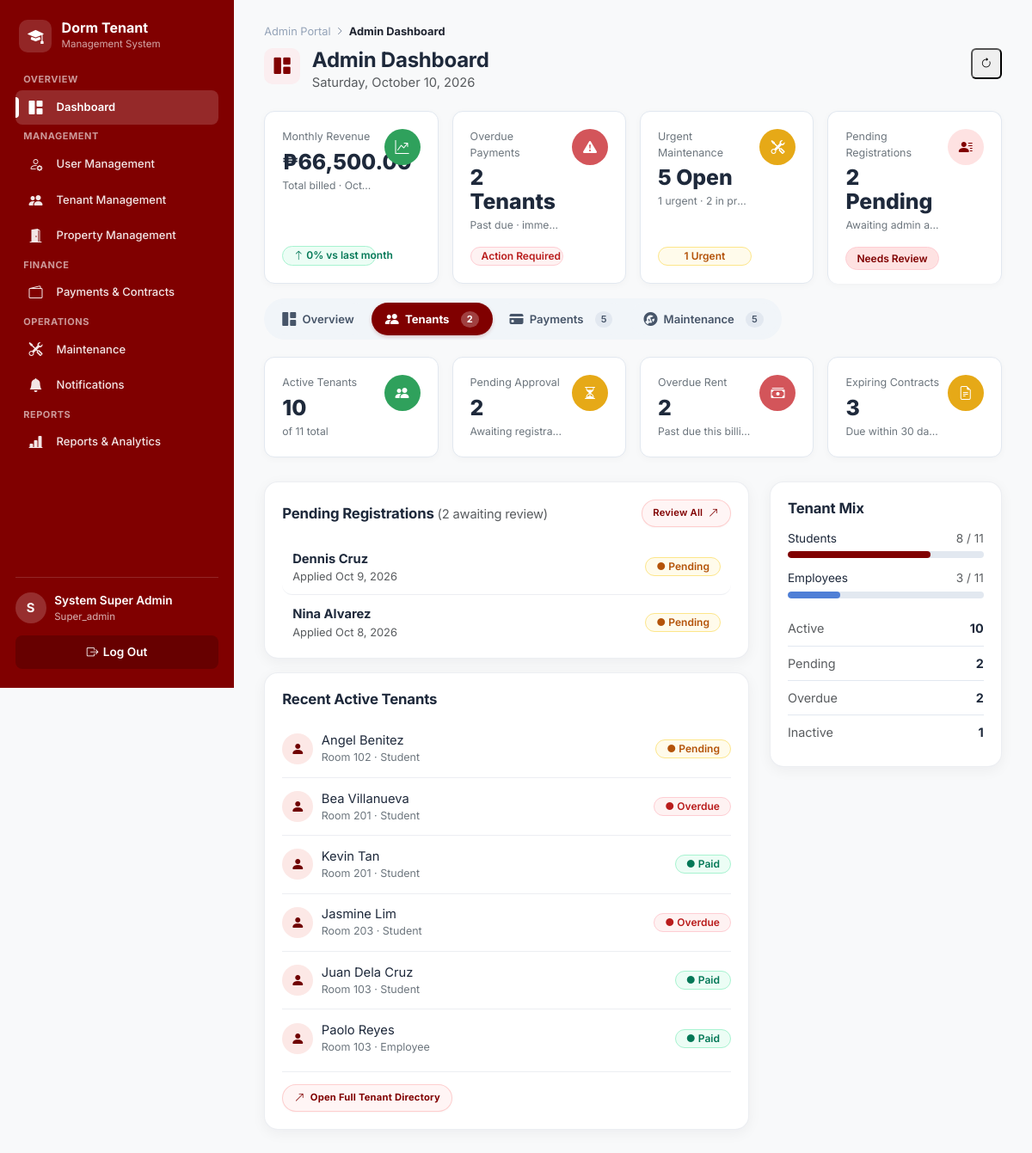
The app's page /admin/dashboard.php?tab=tenants (signed in) with its own data.
### tables this page shows
CREATE TABLE tenants (
  tenant_id         INT UNSIGNED AUTO_INCREMENT PRIMARY KEY,
  user_id           INT UNSIGNED NOT NULL,
  room_id           INT UNSIGNED DEFAULT NULL,
  checkin_date      DATE DEFAULT NULL,
  checkout_date     DATE DEFAULT NULL,
  status            ENUM('Pending','Active','Evicted','Checked Out')
                    NOT NULL DEFAULT 'Pending',
  tenant_type       ENUM('Student','Employee') NOT NULL DEFAULT 'Student',
  key_returned      BOOLEAN NOT NULL DEFAULT FALSE,
  approval_status   ENUM('Pending','Approved','Rejected')
                    NOT NULL DEFAULT 'Pending',
  contact_number    VARCHAR(20) DEFAULT NULL,
  emergency_contact_name VARCHAR(100) DEFAULT NULL,
  emergency_contact_phone VARCHAR(20) DEFAULT NULL,
  rejection_reason  TEXT DEFAULT NULL,
  emergency_contact VARCHAR(100),
  emergency_phone   VARCHAR(20),
  date_registered   TIMESTAMP NOT NULL DEFAULT CURRENT_TIMESTAMP,
  CONSTRAINT fk_tenant_user FOREIGN KEY (user_id) REFERENCES users(user_id) ON DELETE CASCADE,
  CONSTRAINT fk_tenant_room FOREIGN KEY (room_id) REFERENCES dorm_rooms(room_id) ON DELETE SET NULL,
  UNIQUE KEY uq_tenant_user (user_id),
  INDEX idx_tenant_status (status),
  INDEX idx_tenant_approval (approval_status),
  INDEX idx_tenant_room (room_id)
);

CREATE TABLE users (
  user_id       INT UNSIGNED AUTO_INCREMENT PRIMARY KEY,
  first_name    VARCHAR(50)  NOT NULL,
  last_name     VARCHAR(50)  NOT NULL,
  email         VARCHAR(255) NOT NULL,
  password_hash VARCHAR(255) NOT NULL,
  reset_otp_code VARCHAR(255) DEFAULT NULL,
  reset_otp_attempts TINYINT UNSIGNED NOT NULL DEFAULT 0,
  reset_otp_expires_at DATETIME DEFAULT NULL,
  reset_otp_created_at DATETIME DEFAULT NULL,
  password_changed_at DATETIME DEFAULT NULL,
  age           TINYINT UNSIGNED DEFAULT NULL,
  phone         VARCHAR(20)  DEFAULT NULL,
  role          ENUM('super_admin','admin','tenant') NOT NULL DEFAULT 'tenant',
  is_active     BOOLEAN NOT NULL DEFAULT TRUE,
  last_login    DATETIME DEFAULT NULL,
  date_created  TIMESTAMP NOT NULL DEFAULT CURRENT_TIMESTAMP,
  UNIQUE KEY uq_users_email (email),
  INDEX idx_users_role (role)
);

CREATE TABLE dorm_rooms (
  room_id      INT UNSIGNED AUTO_INCREMENT PRIMARY KEY,
  room_number  VARCHAR(10)  NOT NULL,
  room_type    VARCHAR(50)  NOT NULL,         
  capacity     TINYINT UNSIGNED NOT NULL DEFAULT 1,
  monthly_rate DECIMAL(10,2) NOT NULL,
  floor_number TINYINT NOT NULL DEFAULT 1,
  status       ENUM('Available','Occupied','Under Maintenance','Reserved')
               NOT NULL DEFAULT 'Available',
  description  TEXT,
  date_added   TIMESTAMP NOT NULL DEFAULT CURRENT_TIMESTAMP,
  UNIQUE KEY uq_room_number (room_number),
  INDEX idx_room_status (status),
  INDEX idx_room_type (room_type)
);

### includes/functions.php (called while the page is built, shortened)
<?php
function clean(?string $value): string
{
    return htmlspecialchars(trim($value ?? ''), ENT_QUOTES, 'UTF-8');
}
function str_input(array $source, string $key, string $default = '', bool $trimIt = true): string
{
    $value = $source[$key] ?? $default;
    return $trimIt ? trim($value) : $value;
}
function peso($amount): string
{
    return '₱' . number_format((float) $amount, 2);
}
function status_badge_class(string $status): string
{
    $map = [
        'Active'      => 'info',
        'Paid'        => 'success',
        'Approved'    => 'success',
        'Completed'   => 'success',
        'Available'   => 'success',
        'Pending'     => 'warning',
        'Ongoing'     => 'info',
        'Reserved'    => 'info',
        'Expiring Soon' => 'warning',
        'Overdue'     => 'danger',
        'Failed'      => 'danger',
        'Evicted'     => 'danger',
        'Rejected'    => 'danger',
        'Expired'     => 'danger',
        'Terminated'  => 'danger',
        'Occupied'    => 'secondary',
        'Checked Out' => 'secondary',
        'Under Maintenance' => 'secondary',
    ];
    return $map[$status] ?? 'secondary';
}

### admin/dashboard.php (the view, shortened to what this page needs)
<?php
$db = get_db();
$billedThisMonth = (float) $db->query("
    SELECT COALESCE(SUM(payment_amount),0) t FROM payments
    WHERE MONTH(due_date) = MONTH(CURDATE()) AND YEAR(due_date) = YEAR(CURDATE())
")->fetch()['t'];
$billedLastMonth = (float) $db->query("
    SELECT COALESCE(SUM(payment_amount),0) t FROM payments
    WHERE MONTH(due_date) = MONTH(DATE_SUB(CURDATE(), INTERVAL 1 MONTH))
      AND YEAR(due_date) = YEAR(DATE_SUB(CURDATE(), INTERVAL 1 MONTH))
")->fetch()['t'];
$billedGrowth = $billedLastMonth > 0 ? round((($billedThisMonth - $billedLastMonth) / $billedLastMonth) * 100, 1) : null;
$overdueTenantCount = (int) $db->query("SELECT COUNT(DISTINCT tenant_id) c FROM payments WHERE payment_status = 'Overdue'")->fetch()['c'];
$maintByStatus = [];
foreach ($db->query("SELECT status, COUNT(*) c, SUM(priority_level='Urgent') urgent FROM maintenance_requests GROUP BY status") as $row) {
    $maintByStatus[$row['status']] = ['count' => (int) $row['c'], 'urgent' => (int) $row['urgent']];
}
$openCount      = $maintByStatus['Pending']['count'] ?? 0;
$ongoingCount   = $maintByStatus['Ongoing']['count'] ?? 0;
$urgentMaintenance = ($maintByStatus['Pending']['urgent'] ?? 0) + ($maintByStatus['Ongoing']['urgent'] ?? 0);
$openMaintenance   = $openCount + $ongoingCount;
$pendingRegistrations = (int) $db->query("SELECT COUNT(*) c FROM tenants WHERE approval_status = 'Pending'")->fetch()['c'];
$pendingOverdueTenantCount = (int) $db->query("SELECT COUNT(DISTINCT tenant_id) c FROM payments WHERE payment_status IN ('Pending','Overdue')")->fetch()['c'];
$expiringContracts = (int) $db->query(
    "SELECT COUNT(*) c FROM contracts WHERE contract_status IN ('Active','Expiring Soon','Expired') AND contract_end <= DATE_ADD(CURDATE(), INTERVAL 30 DAY)"
)->fetch()['c'];
$activeTab = str_input($_GET, 'tab') ?: 'overview';
$activeTenantsCount   = (int) $db->query("SELECT COUNT(*) c FROM tenants WHERE status = 'Active'")->fetch()['c'];
$totalApprovedTenants = (int) $db->query("SELECT COUNT(*) c FROM tenants WHERE approval_status = 'Approved'")->fetch()['c'];
$inactiveTenantsCount = (int) $db->query("SELECT COUNT(*) c FROM tenants WHERE status IN ('Checked Out','Evicted')")->fetch()['c'];
$pendingRegRows = $db->query("
    SELECT t.tenant_id, u.first_name, u.last_name, t.date_registered
    FROM tenants t JOIN users u ON u.user_id = t.user_id
    WHERE t.approval_status = 'Pending'
    ORDER BY t.date_registered DESC LIMIT 5
")->fetchAll();
$recentActiveTenants = $db->query("
    SELECT t.tenant_id, u.first_name, u.last_name, t.tenant_type, r.room_number,
           COALESCE((SELECT payment_status FROM payments p WHERE p.tenant_id = t.tenant_id ORDER BY p.due_date DESC LIMIT 1), '—') AS last_payment_status
    FROM tenants t
    JOIN users u ON u.user_id = t.user_id
    LEFT JOIN dorm_rooms r ON r.room_id = t.room_id
    WHERE t.status = 'Active'
    ORDER BY t.date_registered DESC LIMIT 6
")->fetchAll();
$studentCount = 0;
$employeeCount = 0;
foreach ($db->query("SELECT tenant_type, COUNT(*) c FROM tenants WHERE approval_status = 'Approved' GROUP BY tenant_type") as $row) {
    if ($row['tenant_type'] === 'Student') {
        $studentCount = (int) $row['c'];
    } else {
        $employeeCount = (int) $row['c'];
    }
}
$tenantStatusSummary = [
    'Active'   => $activeTenantsCount,
    'Pending'  => $pendingRegistrations,
    'Overdue'  => $overdueTenantCount,
    'Inactive' => $inactiveTenantsCount,
];
include __DIR__ . '/../includes/header.php';
require_once __DIR__ . '/../includes/page_header.php';
?>
<div class="stat-grid dashboard-kpis">
  <div class="stat-card h-100">
    <div class="stat-card-body d-flex flex-column justify-content-between h-100">
      <div>
        <div class="stat-label">Monthly Revenue</div>
        <div class="stat-value"><?= peso($billedThisMonth) ?></div>
        <div class="stat-sub">Total billed · <?= date('F Y') ?></div>
      </div>
      <?php if ($billedGrowth !== null): ?>
        <span class="badge badge-<?= $billedGrowth >= 0 ? 'success' : 'danger' ?> mt-3 d-inline-block"><i class="bi bi-arrow-<?= $billedGrowth >= 0 ? 'up' : 'down' ?>"></i> <?= abs($billedGrowth) ?>% vs last month</span>
      <?php endif; ?>
    </div>
    <div class="icon-wrapper icon-circle stat-icon stat-icon-green"><i class="bi bi-graph-up-arrow"></i></div>
  </div>
  <div class="stat-card h-100">
    <div class="stat-card-body d-flex flex-column justify-content-between h-100">
      <div>
        <div class="stat-label">Overdue Payments</div>
        <div class="stat-value"><?= $overdueTenantCount ?> Tenant<?= $overdueTenantCount === 1 ? '' : 's' ?></div>
        <div class="stat-sub text-xs text-slate-500">Past due · immediate action needed</div>
      </div>
      <?php if ($overdueTenantCount > 0): ?><span class="badge badge-danger mt-3 d-inline-block">Action Required</span><?php endif; ?>
    </div>
    <div class="icon-wrapper icon-circle stat-icon stat-icon-red"><i class="bi bi-exclamation-triangle-fill"></i></div>
  </div>
  <div class="stat-card h-100">
    <div class="stat-card-body d-flex flex-column justify-content-between h-100">
      <div>
        <div class="stat-label">Urgent Maintenance</div>
        <div class="stat-value"><?= $openMaintenance ?> Open</div>
        <div class="stat-sub"><?= $urgentMaintenance ?> urgent · <?= $ongoingCount ?> in progress</div>
      </div>
      <?php if ($urgentMaintenance > 0): ?><span class="badge badge-warning mt-3 d-inline-block"><?= $urgentMaintenance ?> Urgent</span><?php endif; ?>
    </div>
    <div class="icon-wrapper icon-circle stat-icon stat-icon-amber"><i class="bi bi-tools"></i></div>
  </div>
  <div class="stat-card pending-reg-card h-100 pb-3">
    <div class="stat-card-body d-flex flex-column justify-content-between h-100">
      <div>
        <div class="stat-label">Pending Registrations</div>
        <div class="stat-value"><?= $pendingRegistrations ?> Pending</div>
        <div class="stat-sub">Awaiting admin approval</div>
      </div>
      <?php if ($pendingRegistrations > 0): ?><span class="badge pending-review-badge mt-2 d-inline-flex align-items-center justify-content-center">Needs Review</span><?php endif; ?>
    </div>
    <div class="icon-wrapper icon-circle stat-icon pending-reg-icon"><i class="bi bi-person-lines-fill"></i></div>
  </div>
</div>
<nav class="dashboard-tabs" aria-label="Dashboard views">
  <div class="dashboard-tab-list">
    <a id="pill-overview" class="dashboard-tab tab-pill <?= $activeTab === 'overview' ? 'active' : '' ?>" href="?tab=overview" data-dashboard-tab="overview"><i class="bi bi-grid-1x2-fill"></i> Overview</a>
    <a id="pill-tenants" class="dashboard-tab tab-pill <?= $activeTab === 'tenants' ? 'active' : '' ?>" href="?tab=tenants" data-dashboard-tab="tenants"><i class="bi bi-people-fill"></i> Tenants <span class="tab-count"><?= $pendingRegistrations ?></span></a>
    <a id="pill-payments" class="dashboard-tab tab-pill <?= $activeTab === 'payments' ? 'active' : '' ?>" href="?tab=payments" data-dashboard-tab="payments"><i class="bi bi-credit-card-fill"></i> Payments <span class="tab-count"><?= $pendingOverdueTenantCount ?></span></a>
    <a id="pill-maintenance" class="dashboard-tab tab-pill <?= $activeTab === 'maintenance' ? 'active' : '' ?>" href="?tab=maintenance" data-dashboard-tab="maintenance"><i class="bi bi-wrench-adjustable-circle-fill"></i> Maintenance <span class="tab-count"><?= $openMaintenance ?></span></a>
  </div>
</nav>
<section id="tab-tenants" class="tab-content-panel dashboard-view" style="<?= $activeTab === 'tenants' ? '' : 'display:none;' ?>">
  <div class="stat-grid stat-grid-4">
    <div class="stat-card"><div class="stat-card-body"><div class="stat-label">Active Tenants</div><div class="stat-value"><?= $activeTenantsCount ?></div><div class="stat-sub">of <?= $totalApprovedTenants ?> total</div></div><div class="stat-icon stat-icon-green"><i class="bi bi-people-fill"></i></div></div>
    <div class="stat-card stat-card-link" role="link" tabindex="0" aria-label="Review pending registrations" onclick="window.location='<?= BASE_URL ?>/admin/tenants.php?tab=registration&status=Pending';" onkeydown="if (event.key === 'Enter' || event.key === ' ') { event.preventDefault(); window.location='<?= BASE_URL ?>/admin/tenants.php?tab=registration&status=Pending'; }" style="cursor:pointer;">
      <div class="stat-card-body"><div class="stat-label">Pending Approval</div><div class="stat-value"><?= $pendingRegistrations ?></div><div class="stat-sub">Awaiting registration review</div></div>
      <div class="stat-icon stat-icon-amber"><i class="bi bi-hourglass-split"></i></div>
    </div>
    <div class="stat-card"><div class="stat-card-body"><div class="stat-label">Overdue Rent</div><div class="stat-value"><?= $overdueTenantCount ?></div><div class="stat-sub">Past due this billing period</div></div><div class="stat-icon stat-icon-red"><i class="bi bi-cash-stack"></i></div></div>
    <div class="stat-card"><div class="stat-card-body"><div class="stat-label">Expiring Contracts</div><div class="stat-value"><?= $expiringContracts ?></div><div class="stat-sub">Due within 30 days</div></div><div class="stat-icon stat-icon-amber"><i class="bi bi-file-earmark-text"></i></div></div>
  </div>
  <div class="row g-4 mt-1">
    <div class="col-lg-8">
      <div class="panel">
        <div class="panel-header">
          <h2>Pending Registrations <span class="text-muted small fw-normal">(<?= $pendingRegistrations ?> awaiting review)</span></h2>
          <a href="<?= BASE_URL ?>/admin/tenants.php?tab=registration&status=Pending" class="group inline-nav-link dashboard-card-footer-link fw-semibold">Review All <i class="bi bi-arrow-up-right link-arrow-icon"></i></a>
        </div>
        <?php foreach ($pendingRegRows as $p): ?>
          <a href="<?= BASE_URL ?>/admin/tenants.php?tab=registration&status=Pending" class="pending-reg-card pending-reg-card-link" aria-label="Review pending applicant <?= clean($p['first_name'] . ' ' . $p['last_name']) ?>">
            <div><strong><?= clean($p['first_name'] . ' ' . $p['last_name']) ?></strong><div class="text-muted small">Applied <?= clean(date('M j, Y', strtotime($p['date_registered']))) ?></div></div>
            <span class="badge badge-warning">● Pending</span>
          </a>
        <?php endforeach; ?>
      </div>
      <div class="panel mt-3 panel-spaced-footer">
        <div class="panel-header"><h2>Recent Active Tenants</h2></div>
        <div class="panel-list">
          <?php foreach ($recentActiveTenants as $t): ?>
            <div class="tenant-row panel-list-item">
              <div class="cell-person">
                <div class="applicant-avatar"><i class="bi bi-person-fill" aria-hidden="true"></i></div>
                <div><?= clean($t['first_name'] . ' ' . $t['last_name']) ?><div class="sub"><?= $t['room_number'] ? 'Room ' . clean($t['room_number']) : 'Unassigned' ?> · <?= clean($t['tenant_type']) ?></div></div>
              </div>
              <span class="badge badge-<?= status_badge_class($t['last_payment_status']) ?>">● <?= clean($t['last_payment_status']) ?></span>
            </div>
          <?php endforeach; ?>
        </div>
        <div class="panel-footer-row">
          <a href="<?= BASE_URL ?>/admin/manage-tenants.php" class="group footer-link dashboard-card-footer-link"><i class="bi bi-arrow-up-right link-arrow-icon"></i> Open Full Tenant Directory</a>
        </div>
      </div>
    </div>
    <div class="col-lg-4">
      <div class="panel">
        <div class="panel-header"><h2>Tenant Mix</h2></div>
        <div class="mix-bar-row">
          <div class="mix-bar-label"><span>Students</span><span class="text-muted"><?= $studentCount ?> / <?= $studentCount + $employeeCount ?></span></div>
          <div class="mix-bar-track"><div class="mix-bar-fill" style="width:<?= $studentCount + $employeeCount > 0 ? round($studentCount / ($studentCount + $employeeCount) * 100) : 0 ?>%;background:var(--maroon)"></div></div>
        </div>
        <div class="mix-bar-row">
          <div class="mix-bar-label"><span>Employees</span><span class="text-muted"><?= $employeeCount ?> / <?= $studentCount + $employeeCount ?></span></div>
          <div class="mix-bar-track"><div class="mix-bar-fill" style="width:<?= $studentCount + $employeeCount > 0 ? round($employeeCount / ($studentCount + $employeeCount) * 100) : 0 ?>%;background:#4f7fd6"></div></div>
        </div>
        <div class="mt-3">
          <?php foreach ($tenantStatusSummary as $label => $count): ?>
            <div class="detail-row"><span class="text-muted"><?= clean($label) ?></span><strong><?= $count ?></strong></div>
          <?php endforeach; ?>
        </div>
      </div>
    </div>
  </div>
</section>
<?php
include __DIR__ . '/../includes/footer.php';
?>

### records on screen
tenants: user.last_name "Dennis Cruz", date_registered "Oct 9, 2026"
tenants: user.last_name "Nina Alvarez", date_registered "Oct 8, 2026"
tenants: user.last_name "Angel Benitez", room.room_number "102", tenant_type "Student", last_payment_status "Pending"
tenants: user.last_name "Bea Villanueva", room.room_number "201", tenant_type "Student", last_payment_status "Overdue"
tenants: user.last_name "Kevin Tan", room.room_number "201", tenant_type "Student", last_payment_status "Paid"
tenants: user.last_name "Jasmine Lim", room.room_number "203", tenant_type "Student", last_payment_status "Overdue"
tenants: user.last_name "Juan Dela Cruz", room.room_number "103", tenant_type "Student", last_payment_status "Paid"
tenants: user.last_name "Paolo Reyes", room.room_number "103", tenant_type "Employee", last_payment_status "Paid"

### other values on screen
$sectionLabels[$index] "MANAGEMENT"
$label "User Management"
$label "Tenant Management"
$label "Property Management"
$sectionLabels[$index] "FINANCE"
$label "Payments & Contracts"
$sectionLabels[$index] "OPERATIONS"
$label "Maintenance"
$label "Notifications"
$sectionLabels[$index] "REPORTS"
$label "Reports & Analytics"
substr($_SESSION['first_name'] ?? '?', 0, 1) "S"
$role "Super_admin"
$portalLabel "Admin Portal"
$title "Admin Dashboard"
